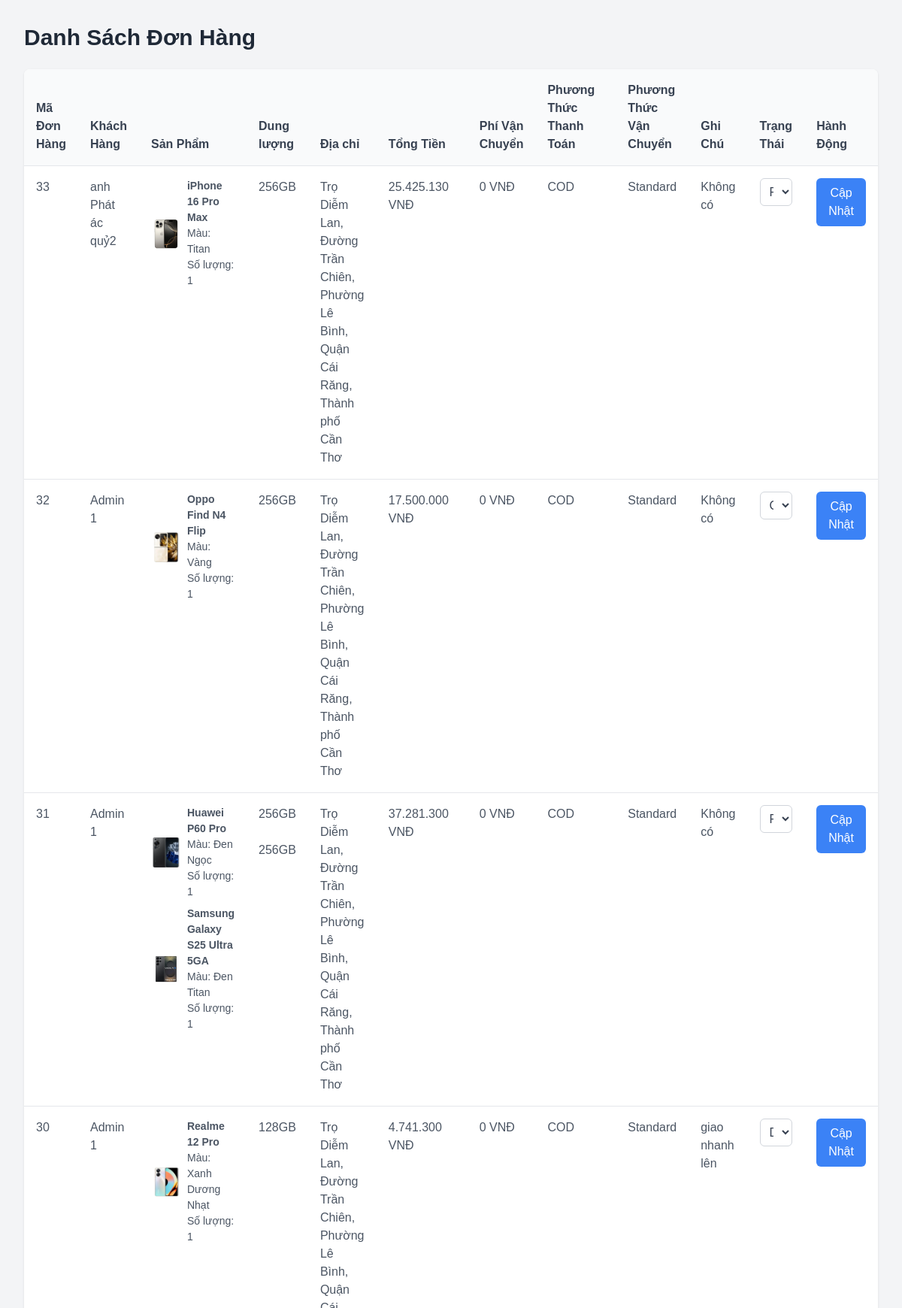
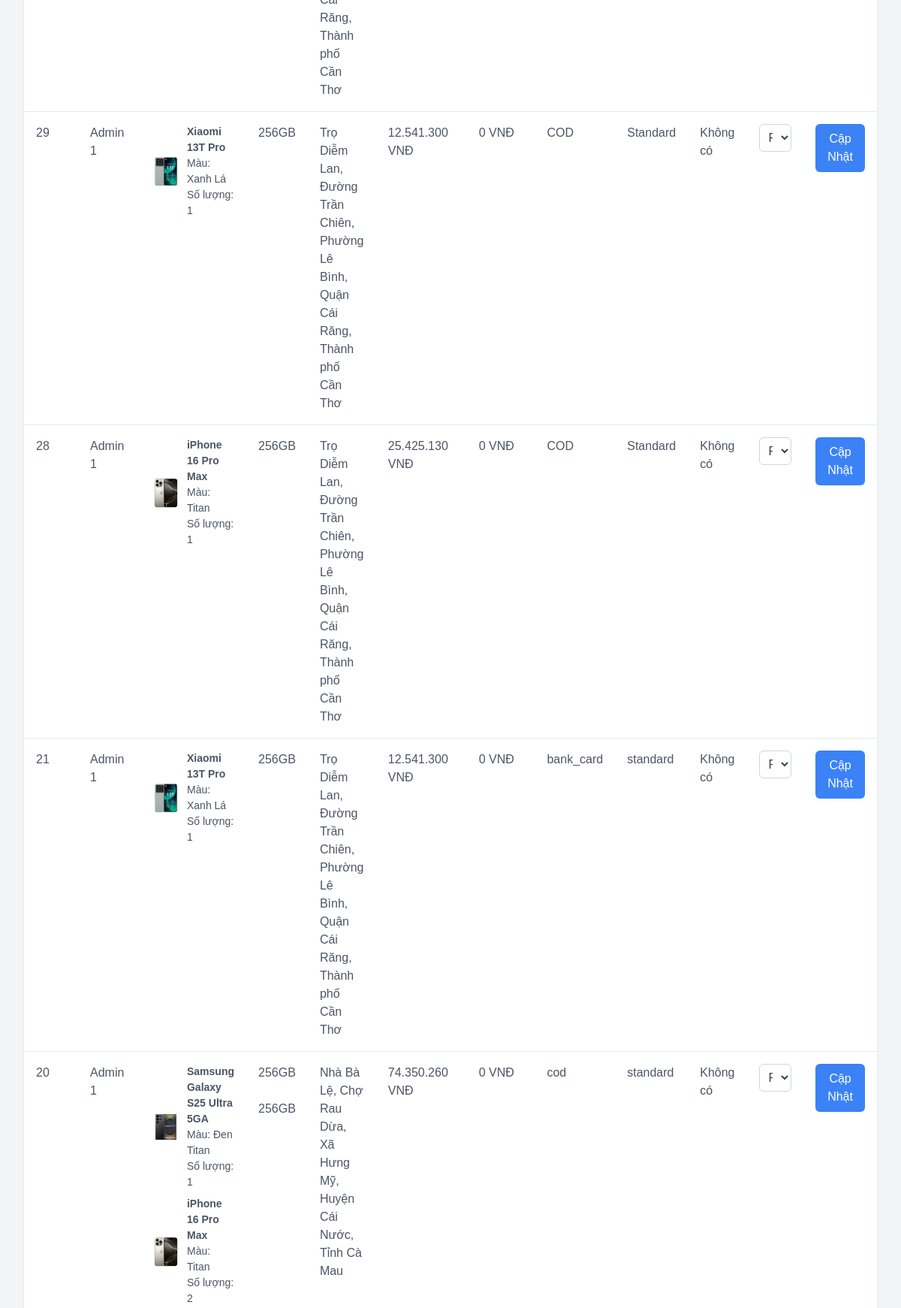
The app's page /admin/orderlist.php (signed in, upper part) with its own data (2 pictures, top to bottom).
### tables this page shows
CREATE TABLE `tbl_orders` (
  `order_id` int(11) NOT NULL,
  `user_id` int(11) DEFAULT NULL,
  `address_id` int(11) DEFAULT NULL,
  `total_amount` decimal(10,2) NOT NULL,
  `payment_method` varchar(50) DEFAULT NULL,
  `shipping_method` varchar(50) DEFAULT NULL,
  `order_date` timestamp NOT NULL DEFAULT current_timestamp(),
  `status` enum('pending','processing','shipped','shipping','delivered','cancelled') DEFAULT 'pending',
  `notes` text DEFAULT NULL,
  `promo_code` varchar(20) DEFAULT NULL
);

CREATE TABLE `tbl_users` (
  `user_id` int(11) NOT NULL,
  `full_name` varchar(255) NOT NULL,
  `email` varchar(255) NOT NULL,
  `password` varchar(255) DEFAULT NULL,
  `phone` varchar(20) NOT NULL,
  `address` text DEFAULT NULL,
  `role` varchar(50) NOT NULL DEFAULT 'user',
  `created_at` timestamp NOT NULL DEFAULT current_timestamp()
);

CREATE TABLE `tbl_order_details` (
  `order_detail_id` int(11) NOT NULL,
  `order_id` int(11) DEFAULT NULL,
  `product_id` int(11) DEFAULT NULL,
  `quantity` int(11) DEFAULT NULL,
  `unit_price` decimal(10,2) DEFAULT NULL,
  `color_id` int(11) DEFAULT NULL,
  `storage` varchar(50) DEFAULT NULL
);

CREATE TABLE `tbl_products` (
  `product_id` int(11) NOT NULL,
  `product_name` varchar(255) NOT NULL,
  `category_id` int(11) DEFAULT NULL,
  `brand` varchar(100) DEFAULT NULL,
  `discount_price` decimal(10,2) DEFAULT NULL,
  `quantity` int(11) DEFAULT 0,
  `sales_count` int(11) DEFAULT 0,
  `description` text DEFAULT NULL,
  `created_at` timestamp NOT NULL DEFAULT current_timestamp(),
  `status` enum('active','inactive') DEFAULT 'active',
  `specifications` text DEFAULT NULL
);

CREATE TABLE `tbl_addresses` (
  `address_id` int(11) NOT NULL,
  `user_id` int(11) DEFAULT NULL,
  `recipient_name` varchar(255) NOT NULL,
  `recipient_phone` varchar(20) NOT NULL,
  `address_detail` text NOT NULL,
  `is_default` tinyint(1) DEFAULT 0,
  `latitude` double DEFAULT NULL,
  `longitude` double DEFAULT NULL,
  `province` varchar(255) DEFAULT NULL,
  `district` varchar(255) DEFAULT NULL,
  `commune` varchar(255) DEFAULT NULL,
  `hamlet` varchar(255) DEFAULT NULL
);

### admin/orderlist.php (the view, shortened to what this page needs)
<?php
$conn = new mysqli('localhost', 'root', '', 'phonedb');
$conn->set_charset("utf8mb4");
function getNameFromCode($type, $code, $json_data) {
    switch ($type) {
        case 'province':
            foreach ($json_data as $item) {
                if ($item['code'] == $code) return $item['name'];
            }
            break;
        case 'district':
            foreach ($json_data as $province) {
                foreach ($province['districts'] as $item) {
                    if ($item['code'] == $code) return $item['name'];
                }
            }
            break;
        case 'commune':
            foreach ($json_data as $province) {
                foreach ($province['districts'] as $district) {
                    foreach ($district['wards'] as $item) {
                        if ($item['code'] == $code) return $item['name'];
                    }
                }
            }
            break;
    }
    return $code;
}
$json_data = json_decode(file_get_contents('provinces.json'), true);
?>
<!DOCTYPE html>
<html lang="vi">
<head>
    <link rel="stylesheet" href="https://cdn.jsdelivr.net/npm/bootstrap@5.3.0/dist/css/bootstrap.min.css">
</head>
<body>
    <div class="container">
        <h1 class="header">Danh Sách Đơn Hàng</h1>
        <div class="table-wrapper">
            <table class="table">
                <thead>
                    <tr>
                        <th>Mã Đơn Hàng</th>
                        <th>Khách Hàng</th>
                        <th>Sản Phẩm</th>
                        <th>Dung lượng</th>
                        <th>Địa chỉ</th>
                        <th>Tổng Tiền</th>
                        <th>Phí Vận Chuyển</th>
                        <th>Phương Thức Thanh Toán</th>
                        <th>Phương Thức Vận Chuyển</th>
                        <th>Ghi Chú</th>
                        <th>Trạng Thái</th>
                        <th>Hành Động</th>
                    </tr>
                </thead>
                <tbody>
                    <?php
                    $sql_orders = "SELECT o.*, u.full_name, a.province, a.district, a.commune, a.hamlet, a.address_detail
                                   FROM tbl_orders o
                                   LEFT JOIN tbl_users u ON o.user_id = u.user_id
                                   LEFT JOIN tbl_addresses a ON o.address_id = a.address_id
                                   ORDER BY o.order_date DESC";
                    $result_orders = $conn->query($sql_orders);
                    if ($result_orders->num_rows > 0) {
                        while ($row = $result_orders->fetch_assoc()) {
                            echo '<tr>';
                            echo '<td>' . htmlspecialchars($row['order_id'], ENT_QUOTES, 'UTF-8') . '</td>';
                            echo '<td>' . htmlspecialchars($row['full_name'], ENT_QUOTES, 'UTF-8') . '</td>';
                            echo '<td>';
                            $sql_products = "SELECT od.*, p.product_name,
                                            (SELECT pi.image_url
                                             FROM tbl_product_images pi
                                             WHERE pi.product_id = od.product_id
                                             LIMIT 1) AS image,
                                            (SELECT pc.color_name
                                             FROM tbl_product_colors pc
                                             WHERE pc.product_id = od.product_id
                                             LIMIT 1) AS color
                                     FROM tbl_order_details od
                                     LEFT JOIN tbl_products p ON od.product_id = p.product_id
                                     WHERE od.order_id = ?";
                            $stmt_products = $conn->prepare($sql_products);
                            $stmt_products->bind_param("i", $row['order_id']);
                            $stmt_products->execute();
                            $result_products = $stmt_products->get_result();
                            if ($result_products->num_rows > 0) {
                                echo '<ul class="product-list">';
                                while ($product = $result_products->fetch_assoc()) {
                                    $image_path = $product['image'] ? 'http://localhost/phone-shop/uploads/' . $product['image'] : 'uploads/default-image.jpg';
                                    echo '<li class="product-item">';
                                    echo '<img src="' . htmlspecialchars($image_path, ENT_QUOTES, 'UTF-8') . '" alt="' . htmlspecialchars($product['product_name'], ENT_QUOTES, 'UTF-8') . '">';
                                    echo '<div class="product-info">';
                                    echo '<p><strong>' . htmlspecialchars($product['product_name'], ENT_QUOTES, 'UTF-8') . '</strong></p>';
                                    echo '<p>Màu: ' . ($product['color'] ? htmlspecialchars($product['color'], ENT_QUOTES, 'UTF-8') : 'N/A') . '</p>';
                                    echo '<p>Số lượng: ' . htmlspecialchars($product['quantity'], ENT_QUOTES, 'UTF-8') . '</p>';
                                    echo '</div>';
                                    echo '</li>';
                                }
                                echo '</ul>';
                            } else {
                                echo 'Không có sản phẩm';
                            }
                            echo '</td>';
                            echo '<td>';
                            if ($result_products->num_rows > 0) {
                                $result_products->data_seek(0);
                                echo '<ul class="product-list">';
                                while ($product = $result_products->fetch_assoc()) {
                                    echo '<li class="product-item">';
                                    echo '<p>' . ($product['storage'] ? htmlspecialchars($product['storage'], ENT_QUOTES, 'UTF-8') : 'N/A') . '</p>';
                                    echo '</li>';
                                }
                                echo '</ul>';
                            } else {
                                echo 'N/A';
                            }
                            echo '</td>';
                            echo '<td>';
                            if ($row['address_id']) {
                                $province_name = getNameFromCode('province', $row['province'], $json_data);
                                $district_name = getNameFromCode('district', $row['district'], $json_data);
                                $commune_name = getNameFromCode('commune', $row['commune'], $json_data);
                                $full_address = htmlspecialchars($row['address_detail']) . ', ' .
                                                htmlspecialchars($row['hamlet']) . ', ' .
                                                htmlspecialchars($commune_name) . ', ' .
                                                htmlspecialchars($district_name) . ', ' .
                                                htmlspecialchars($province_name);
                                echo $full_address;
                            } else {
                                echo 'N/A';
                            }
                            echo '</td>';
                            echo '<td>' . number_format($row['total_amount'], 0, ',', '.') . ' VNĐ</td>';
                            echo '<td>' . number_format($row['shipping_fee'] ?? 0, 0, ',', '.') . ' VNĐ</td>';
                            echo '<td>' . htmlspecialchars($row['payment_method'] ?? 'N/A', ENT_QUOTES, 'UTF-8') . '</td>';
                            echo '<td>' . htmlspecialchars($row['shipping_method'] ?? 'N/A', ENT_QUOTES, 'UTF-8') . '</td>';
                            echo '<td>' . ($row['notes'] ? htmlspecialchars($row['notes'], ENT_QUOTES, 'UTF-8') : 'Không có') . '</td>';
                            echo '<td>';
                            echo '<form method="POST" action="">';
                            echo '<select name="status" class="status-select">';
                            $statuses = ['pending', 'confirmed', 'processing', 'shipping', 'delivered', 'cancelled'];
                            foreach ($statuses as $status) {
                                $selected = ($row['status'] == $status) ? 'selected' : '';
                                echo '<option value="' . $status . '" ' . $selected . '>' . ucfirst($status) . '</option>';
                            }
                            echo '</select>';
                            echo '</td>';
                            echo '<td><button type="submit" class="update-btn">Cập Nhật</button></td>';
                            echo '</tr>';
                        }
                    } else {
                        echo '<tr><td colspan="12" class="text-center">Chưa có đơn hàng nào.</td></tr>';
                    }
                    ?>
                </tbody>
            </table>
        </div>
    </div>
</body>
</html>

### admin/orderlist.php (style rules this page uses)
* { box-sizing: border-box; }
body { font-family: 'Arial', sans-serif; background-color: #f3f4f6; margin: 0; padding: 0; }
.container { max-width: 1600px; margin: 0 auto; padding: 2rem; }
.header { font-size: 1.875rem; font-weight: 700; color: #1f2937; margin-bottom: 1.5rem; }
.table-wrapper { background: #ffffff; border-radius: 0.5rem; box-shadow: 0 1px 3px rgba(0, 0, 0, 0.1); overflow-x: auto; }
.table { width: 100%; border-collapse: collapse; }
.table th, .table td { padding: 1rem; text-align: left; border-bottom: 1px solid #e5e7eb; }
.table th { background-color: #f9fafb; font-weight: 600; color: #374151; }
.table td { color: #4b5563; }
.status-select { padding: 0.5rem; border: 1px solid #d1d5db; border-radius: 0.375rem; background-color: #ffffff; color: #374151; width: 100%; }
.update-btn { background-color: #3b82f6; color: #ffffff; padding: 0.5rem 1rem; border-radius: 0.375rem; border: none; cursor: pointer; }
.product-list { list-style: none; padding: 0; margin: 0; }
.product-item { display: flex; align-items: center; gap: 0.5rem; margin-bottom: 0.5rem; }
.product-item img { width: 40px; height: auto; border-radius: 0.25rem; }
.product-info { flex: 1; }
.product-info p { margin: 0; font-size: 0.875rem; }

### records on screen
tbl_orders: order_id "33", user.full_name "anh Phát ác quỷ2", address.province "Trọ Diễm Lan, Đường Trần Chiên, Phường Lê Bình, Quận Cái Răng, Thành phố Cần Thơ", total_amount "25.425.130", shipping_fee "0", payment_method "COD", shipping_method "Standard", notes "Không có"
tbl_order_details: product.product_name "iPhone 16 Pro Max", color "Titan", quantity "1", storage "256GB"
tbl_orders: order_id "32", user.full_name "Admin 1", address.province "Trọ Diễm Lan, Đường Trần Chiên, Phường Lê Bình, Quận Cái Răng, Thành phố Cần Thơ", total_amount "17.500.000", shipping_fee "0", payment_method "COD", shipping_method "Standard", notes "Không có"
tbl_order_details: shows a picture, product.product_name "Oppo Find N4 Flip", color "Vàng", quantity "1", storage "256GB"
tbl_orders: order_id "31", user.full_name "Admin 1", address.province "Trọ Diễm Lan, Đường Trần Chiên, Phường Lê Bình, Quận Cái Răng, Thành phố Cần Thơ", total_amount "37.281.300", shipping_fee "0", payment_method "COD", shipping_method "Standard", notes "Không có"
tbl_order_details: shows a picture, product.product_name "Huawei P60 Pro", color "Đen Ngọc", quantity "1", storage "256GB"
tbl_order_details: product.product_name "Samsung Galaxy S25 Ultra 5GA", color "Đen Titan", quantity "1", storage "256GB"
tbl_orders: order_id "30", user.full_name "Admin 1", address.province "Trọ Diễm Lan, Đường Trần Chiên, Phường Lê Bình, Quận Cái Răng, Thành phố Cần Thơ", total_amount "4.741.300", shipping_fee "0", payment_method "COD", shipping_method "Standard", notes "giao nhanh lên"
tbl_order_details: shows a picture, product.product_name "Realme 12 Pro", color "Xanh Dương Nhạt", quantity "1", storage "128GB"
tbl_orders: order_id "29", user.full_name "Admin 1", address.province "Trọ Diễm Lan, Đường Trần Chiên, Phường Lê Bình, Quận Cái Răng, Thành phố Cần Thơ", total_amount "12.541.300", shipping_fee "0", payment_method "COD", shipping_method "Standard", notes "Không có"
tbl_order_details: product.product_name "Xiaomi 13T Pro", color "Xanh Lá", quantity "1", storage "256GB"
tbl_orders: order_id "28", user.full_name "Admin 1", address.province "Trọ Diễm Lan, Đường Trần Chiên, Phường Lê Bình, Quận Cái Răng, Thành phố Cần Thơ", total_amount "25.425.130", shipping_fee "0", payment_method "COD", shipping_method "Standard", notes "Không có"
tbl_order_details: product.product_name "iPhone 16 Pro Max", color "Titan", quantity "1", storage "256GB"
tbl_orders: order_id "21", user.full_name "Admin 1", address.province "Trọ Diễm Lan, Đường Trần Chiên, Phường Lê Bình, Quận Cái Răng, Thành phố Cần Thơ", total_amount "12.541.300", shipping_fee "0", payment_method "bank_card", shipping_method "standard", notes "Không có"
tbl_order_details: product.product_name "Xiaomi 13T Pro", color "Xanh Lá", quantity "1", storage "256GB"
tbl_orders: order_id "20", user.full_name "Admin 1", address.province "Nhà Bà Lệ, Chợ Rau Dừa, Xã Hưng Mỹ, Huyện Cái Nước, Tỉnh Cà Mau", total_amount "74.350.260", shipping_fee "0", payment_method "cod", shipping_method "standard", notes "Không có"
tbl_order_details: product.product_name "Samsung Galaxy S25 Ultra 5GA", color "Đen Titan", quantity "1", storage "256GB"
tbl_order_details: product.product_name "iPhone 16 Pro Max", color "Titan", quantity "2", storage "256GB"

### other values on screen
form field status "Pending"
form field status "Cancelled"
form field status "Delivered"
